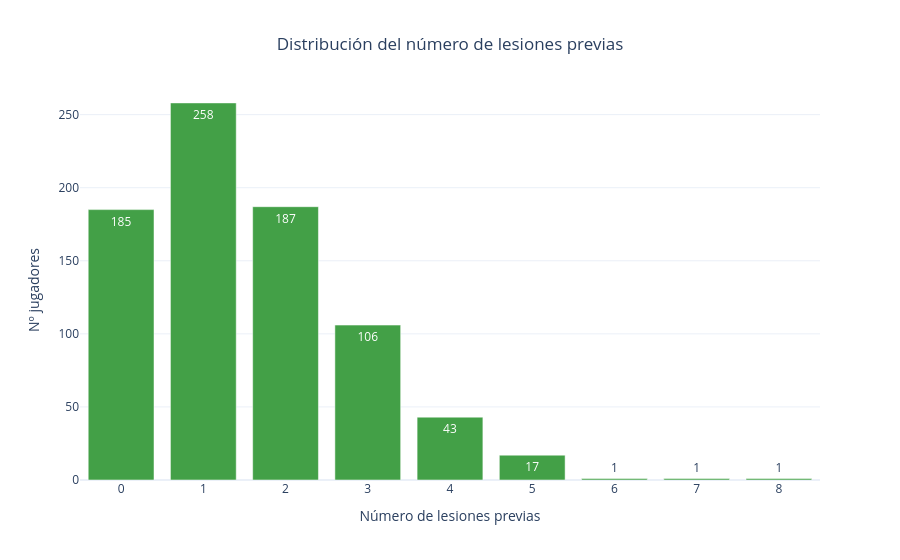

The cell this chart's notebook holds for it:
### Code cell
# Mostramos qué porcentaje de jugadores se han lesionado esta temporada en base al número de lesiones previas
previousInjuryCount = df_csv['Previous_Injury_Count'].value_counts().reset_index()
previousInjuryCount.columns = ['Previous_Injury_Count', 'Count']

# px.bar() crea un gráfico de barras interactivo.
fig = px.bar(
    previousInjuryCount,
    x='Previous_Injury_Count',
    y='Count',
    text='Count',
    title='Distribución del número de lesiones previas',
    labels={
        'Previous_Injury_Count': 'Número de lesiones previas',
        'Count': 'Nº jugadores'
    },
    color_discrete_sequence=["#43A047"]
)

# fig.update_traces() pinta los porcentajes encima de las barras.
# texttemplate='%{text:,.0f}' formatea el texto con separador de miles.
# textposition='outside' coloca el texto fuera de la barra.

#fig.update_layout(template='plotly_white') pone el fondo de color blanco
#fig.update_yaxes(range=[0, 110]) pone la altura del eje Y
fig.update_layout(template='plotly_white', title_x=0.5)
fig.update_yaxes(range=[0, 260])

fig.show()

### Figure 1 — Plotly figure (JSON) as saved in the notebook; plotly's stock layout.template omitted (floating-point values rounded to 4 significant figures)
{"data": [{"hovertemplate": "Número de lesiones previas=%{x}<br>Nº jugadores=%{text}<extra></extra>", "legendgroup": "", "marker": {"color": "#43A047", "pattern": {"shape": ""}}, "name": "", "orientation": "v", "showlegend": false, "text": [258.0, 187.0, 185.0, 106.0, 43.0, 17.0, 1.0, 1.0, 1.0], "textposition": "auto", "type": "bar", "x": [1, 2, 0, 3, 4, 5, 7, 6, 8], "xaxis": "x", "y": [258, 187, 185, 106, 43, 17, 1, 1, 1], "yaxis": "y"}], "layout": {"barmode": "relative", "legend": {"tracegroupgap": 0}, "title": {"text": "Distribución del número de lesiones previas", "x": 0.5}, "xaxis": {"anchor": "y", "domain": [0, 1], "title": {"text": "Número de lesiones previas"}}, "yaxis": {"anchor": "x", "domain": [0, 1], "range": [0, 260], "title": {"text": "Nº jugadores"}}}}
